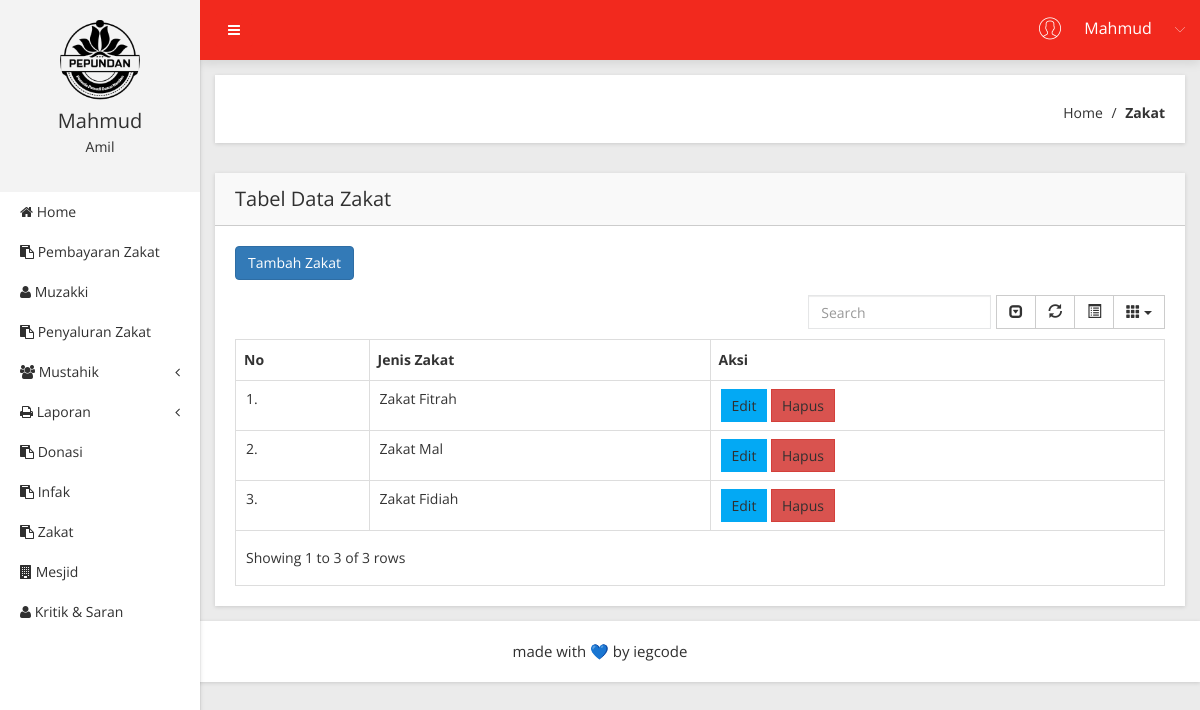
The page /Zakat (signed in) on the database its author committed.
### tables this page shows
CREATE TABLE `t_zakat` (
  `id_zakat` int(11) NOT NULL,
  `jenis_zakat` varchar(30) NOT NULL
);

### app/core/controller.php (called while the page is built, shortened)
<?php
class controller {
	public function view($view, $data = [])
	{
		require_once 'app/views/' . $view .'.php';
	}
	public function model ($model)
	{
		return new $model;
	}
}

### app/controllers/Zakat.php (called while the page is built, shortened)
<?php
class Zakat extends Controller {
	public function index()
	{
		$data['judul'] = 'Data Zakat';
		$data['pnr'] = $this->model('Zakat_model')->getAllZakat();
		$this->view('Zakat/index', $data);
	}
}

### app/core/app.php (called while the page is built, shortened)
<?php
class app {
	protected $method = 'index';
	protected $params = [];
	public function __construct ()
	{
		$this->controller = new $this->controller;
 call_user_func_array([$this->controller, $this->method], $this->params);
}
}

### index.php (called while the page is built, shortened)
<?php
$app = new app;

### app/core/database.php (called while the page is built, shortened)
<?php
class Database {
	private $host = DB_HOST;
	private $user = DB_USER;
	private $pass = DB_PASS;
	private $db_name = DB_NAME;
PRIVATE $dbh;
private $stmt;
	public function __construct()
	{
		$dsn = 'mysql:host=' .$this->host. ';dbname=' .$this->db_name;
		$option= [
			PDO::ATTR_PERSISTENT =>true,
			PDO::ATTR_ERRMODE => PDO::ERRMODE_EXCEPTION
		];
		try{
			$this->dbh = new PDO($dsn, $this->user, $this->pass, $option);
		} catch(PDOException $e) {
			die($e->getMessage());
		}
	}
public function query($query){
	$this->stmt= $this->dbh->prepare($query);
}
public function execute()
{
	$this->stmt->execute();
}
public function resultSet()
{
	$this->execute();
	return $this->stmt->fetchALL(PDO::FETCH_ASSOC);
}
}
?>

### app/models/Zakat_model.php (called while the page is built, shortened)
<?php
class Zakat_model {
	private $table='t_zakat';
	private $db;
	public function __construct(){
		$this->db = new database;
	}
	public function getAllZakat()
	{
		$this->db->query('SELECT * FROM '.$this->table);
	 		return $this->db->resultSet();
	}
}

### app/views/Zakat/index.php (the view, shortened to what this page needs)
            <div class="breadcome-area mg-b-30 small-dn">
                <div class="container-fluid">
                    <div class="row">
                        <div class="col-lg-12">
                            <div class="breadcome-list shadow-reset">
                                <div class="row">
                                    <div class="col-lg-6">
                                        <div class="breadcome-heading">
                                        </div>
                                    </div>
                                    <div class="col-lg-6">
                                        <ul class="breadcome-menu">
                                            <li><a href="<?=BASEURL;?>/home_index">Home</a> <span class="bread-slash">/</span>
                                            </li>
                                            <li><span class="bread-blod">Zakat</span>
                                            </li>
                                        </ul>
                                    </div>
                                </div>
                            </div>
                        </div>
                    </div>
                </div>
            </div>
            <div class="data-table-area mg-b-15">
                <div class="container-fluid">
                    <div class="row">
                        <div class="col-lg-12">
                            <div class="sparkline13-list shadow-reset">
                                <div class="sparkline13-hd">
                                    <div class="main-sparkline13-hd">
                                        <h1>Tabel <span class="table-project-n">Data</span>  Zakat</h1>
                                    </div>
                                </div>
                                <div class="sparkline13-graph">
                                  <p align="left"><a href="<?= BASEURL; ?>/Zakat/tambah" button type="button" class="btn btn-primary">Tambah Zakat</a>
                                  </p>
                                    <div class="datatable-dashv1-list custom-datatable-overright">
                                        <table id="table" data-toggle="table" data-pagination="true" data-search="true" data-show-columns="true" data-show-pagination-switch="true" data-show-refresh="true" data-key-events="true" data-show-toggle="true" data-resizable="true" data-cookie="true" data-cookie-id-table="saveId" data-click-to-select="true" data-toolbar="#toolbar">
                                            <thead>
                                                <tr>
                            <th>No </th>
                            <th>Jenis Zakat </th>
                          <th>Aksi</th>
                        </tr>
                      </thead>
                      <tbody>
                        <?php
                      $no = 1;
        foreach( $data['pnr'] as $pnr) : ?><tr>
                    <td><?=$no++ ?>.</td>
          <td><?= $pnr['jenis_zakat'];?></td>
          <td>
           <a href="<?= BASEURL; ?>/Zakat/form_edit/<?= $pnr['id_zakat']?>" class="btn btn-primary btn-sm">Edit</a>
          <a href="<?= BASEURL; ?>/Zakat/hapus/<?= $pnr['id_zakat']?>" class="btn btn-danger btn-sm" onclick="return confirm('Data ini akan dihapus permanen');">Hapus</a>
        </td>
</tr>
    <?php endforeach; ?>
                      </tbody>
                    </table>
                                    </div>
                                </div>
                            </div>
                        </div>
                    </div>
                </div>
            </div>
        </div>
    </div>

### rows shown on the page
t_zakat: jenis_zakat "Zakat Fitrah"
t_zakat: jenis_zakat "Zakat Mal"
t_zakat: jenis_zakat "Zakat Fidiah"

### other values the page prints
$_SESSION['username'] "Mahmud"
$level "Amil"
